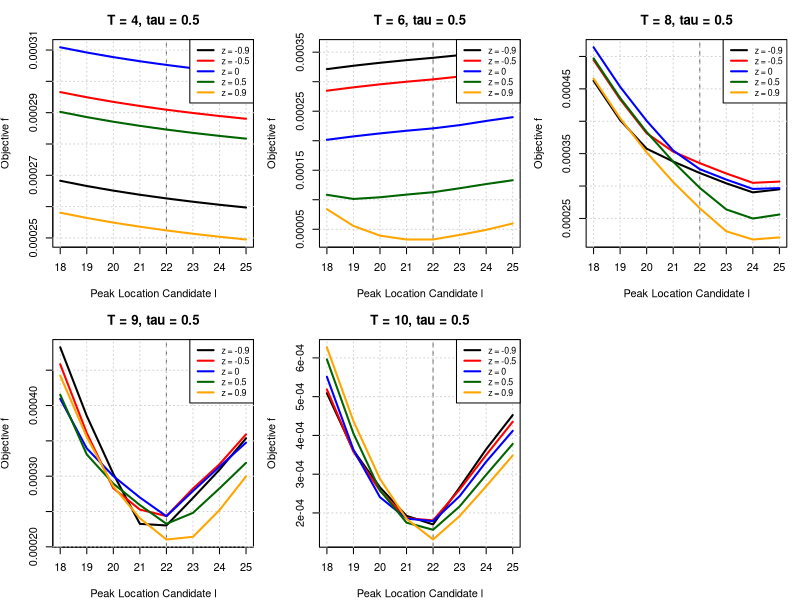
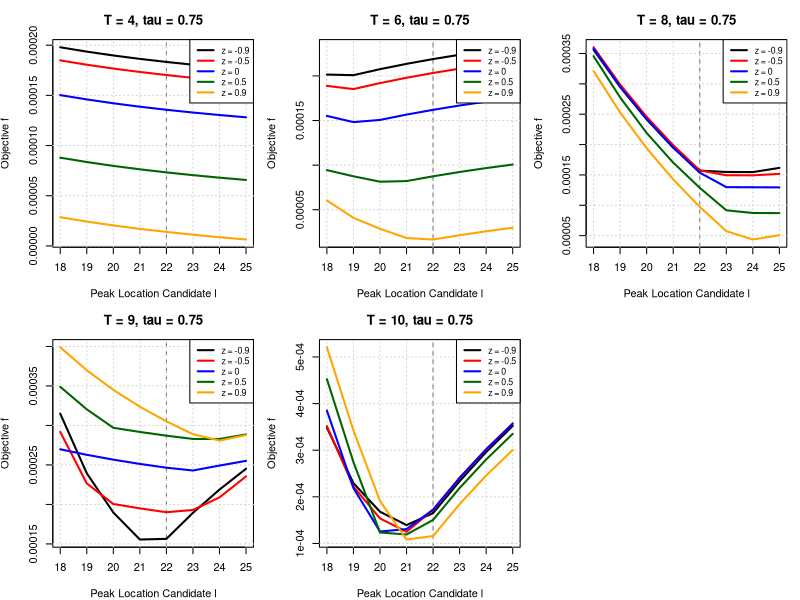
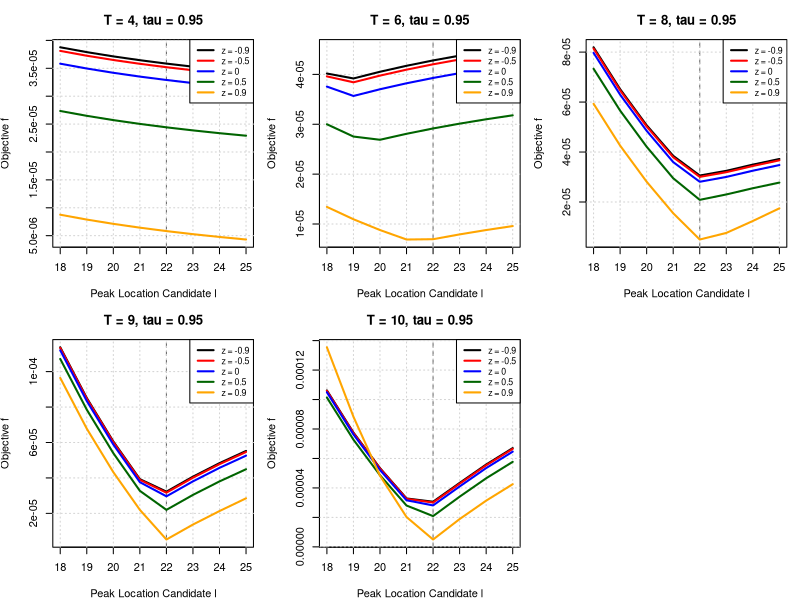

Generate these figures, in order, with R:
# ---------------------------------------------------------------------------
# Figure 2 — Shifted Asymmetric Laplace Noise, Quantile Objective
# ---------------------------------------------------------------------------

rgen_asy_laplace <- function(n, tau, z, b = 1) {
  u <- runif(n)
  ifelse(u < tau,
         -rexp(n, rate = (1 + z) / b),
         rexp(n, rate = (1 - z) / b))
}

asy_laplace_variance <- function(tau, z) {
  mu <- tau / (1 + z) - (1 - tau) / (1 - z)
  ex2 <- 2 * tau / (1 + z)^2 + 2 * (1 - tau) / (1 - z)^2
  ex2 - mu^2
}

compute_noise_scale <- function(A, snr, tau, z) {
  sqrt((A / snr)^2 / asy_laplace_variance(tau, z))
}

quantile_loss <- function(u, tau) u * (tau - (u < 0))

med_weighted_tau <- function(I, l, s, tau) {
  T <- length(I)
  x <- I * exp(((1:T) - l)^2 / s^2)
  w <- exp(-((1:T) - l)^2 / s^2)
  o <- order(x)
  k <- min(which(cumsum(w[o]) >= tau * sum(w)))
  x[o][k]
}

compute_a <- function(I, l, s, tau) med_weighted_tau(I, l, s, tau)

objective_function <- function(I, a, l, s, tau) {
  t <- seq_along(I)
  mean(quantile_loss(I - a * exp(-((t - l)^2) / s^2), tau))
}

search_best_s <- function(I, l, tau) {
  optimize(function(s) objective_function(I, compute_a(I, l, s, tau), l, s, tau),
           interval = c(1, 20), tol = 1e-4)$minimum
}

simulate_objective <- function(T, A, L, S, tau, z, snr, seed = NULL) {
  if (!is.null(seed)) set.seed(seed)
  signal <- A * exp(-((1:T) - L)^2 / S^2)
  b <- compute_noise_scale(A, snr, tau, z)
  noise <- rgen_asy_laplace(T, tau, z, b)
  I <- signal + noise
  
  l_grid <- 18:25
  data.frame(
    l = l_grid,
    loss = sapply(l_grid, function(l) {
      s <- search_best_s(I, l, tau)
      a <- compute_a(I, l, s, tau)
      objective_function(I, a, l, s, tau)
    }),
    T = T, z = z
  )
}

plot_shifted_obj_superposed <- function(results, tau, L_true) {
  Ts <- sort(unique(results$T))
  z_vals <- sort(unique(results$z))
  colors <- c("black", "red", "blue", "darkgreen", "orange")
  
  png(paste0("shifted_obj_fun_tau_", tau, "_zcompare.png"), width = 900, height = 600, res = 120)
  par(mfrow = c(2, 3), mar = c(4, 4, 3, 1))
  on.exit(dev.off())
  
  for (T_val in Ts) {
    df_T <- subset(results, T == T_val)
    plot(NA, xlim = range(df_T$l), ylim = range(df_T$loss),
         xlab = "Peak Location Candidate l", ylab = expression("Objective " * f),
         main = paste0("T = ", T_val, ", tau = ", tau))
    abline(v = L_true, col = "gray40", lty = 2)
    grid()
    
    for (i in seq_along(z_vals)) {
      lines(subset(df_T, z == z_vals[i])[, c("l", "loss")], col = colors[i], lwd = 2)
    }
    
    legend("topright", legend = paste("z =", z_vals),
           col = colors[1:length(z_vals)], lwd = 2, cex = 0.8)
  }
}

# --- Main Parameters ---
A_true <- 1
L_true <- 22
S_true <- 10
snr <- 1000
seed <- 280
T_vals <- c(4, 6, 8, 9, 10)
z_vals <- c(-0.9, -0.5, 0, 0.5, 0.9)

for (tau_val in c(0.5, 0.75, 0.95)) {
  results_all <- do.call(rbind, lapply(z_vals, function(z) {
    do.call(rbind, lapply(T_vals, function(T) {
      simulate_objective(T, A_true, L_true, S_true, tau_val, z, snr, seed)
    }))
  }))
  
  plot_shifted_obj_superposed(results_all, tau_val, L_true)
  cat("Figure 2 for tau =", tau_val, "saved.\n")
}
